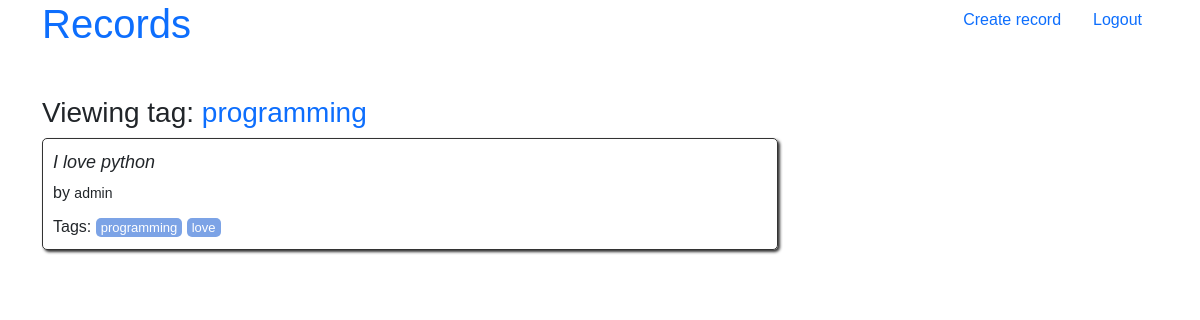
The page /tag/programming/ (signed in) on the database its author committed.
### records/models.py (models this page shows, shortened)
class Tag(models.Model):
    name = models.CharField(max_length=50)
    def __str__(self) -> str:
        return self.name

class Record(models.Model):
    tags = models.ManyToManyField(Tag)
    user = models.ForeignKey(User, on_delete=models.CASCADE)
    record = models.TextField()

### records/views.py (the view)
# urls.py: path("tag/<str:tag_name>/", views.show_records, name="show_records"),
def show_records(request, tag_name, page=1):
    records = Record.objects.filter(tags__name=tag_name)
    per_page = 10
    paginator = Paginator(list(records), per_page)
    records_on_page = paginator.page(page)
    context = {"records": records_on_page, "tag": tag_name}
    return render(request, "records/show_records.html", context)

### records/templates/records/show_records.html (shortened to what this page needs)
{% extends "records/base.html" %}
{% block content %}
<div class="row">
    <div class="col-md-8">
        <h3>Viewing tag: <a href="/tag/{{ tag }}">{{ tag }}</a></h3>
        {% for record in records %}
        <div class="record" itemscope="" itemtype="http://schema.org/CreativeWork">
            <span class="text" itemprop="text">{{ record.record }}</span>
            <span>by <small class="user" itemprop="user">{{ record.user }}</small>
            </span>
            <div class="tags">
                Tags:
                {% for tag in record.tags.all %}
                <a class="tag" href="/tag/{{ tag }}">{{ tag }}</a>
                {% endfor %}
            </div>
        </div>
        {% endfor %}
    </div>
</div>
{% endblock content %}

### records/static/records/styles.css (style rules this page uses)
body { font-family: sans-serif; }
.record { padding: 10px; margin-bottom: 30px; border: 1px solid #333333; border-radius: 5px; box-shadow: 2px 2px 3px #333333; }
.record span.text { display: block; margin-bottom: 5px; font-size: large; font-style: italic; }
.record .tags { margin-top: 10px; }
.tag { padding: 2px 5px; border-radius: 5px; color: white; font-size: small; background-color: #7CA3E6; }
a { text-decoration: none; }
html { position: relative; min-height: 100%; }
body { margin-bottom: 60px; }

### rows shown on the page
Tag: name "programming"
Record: record "I love python", user "admin"
Tag: name "love"
